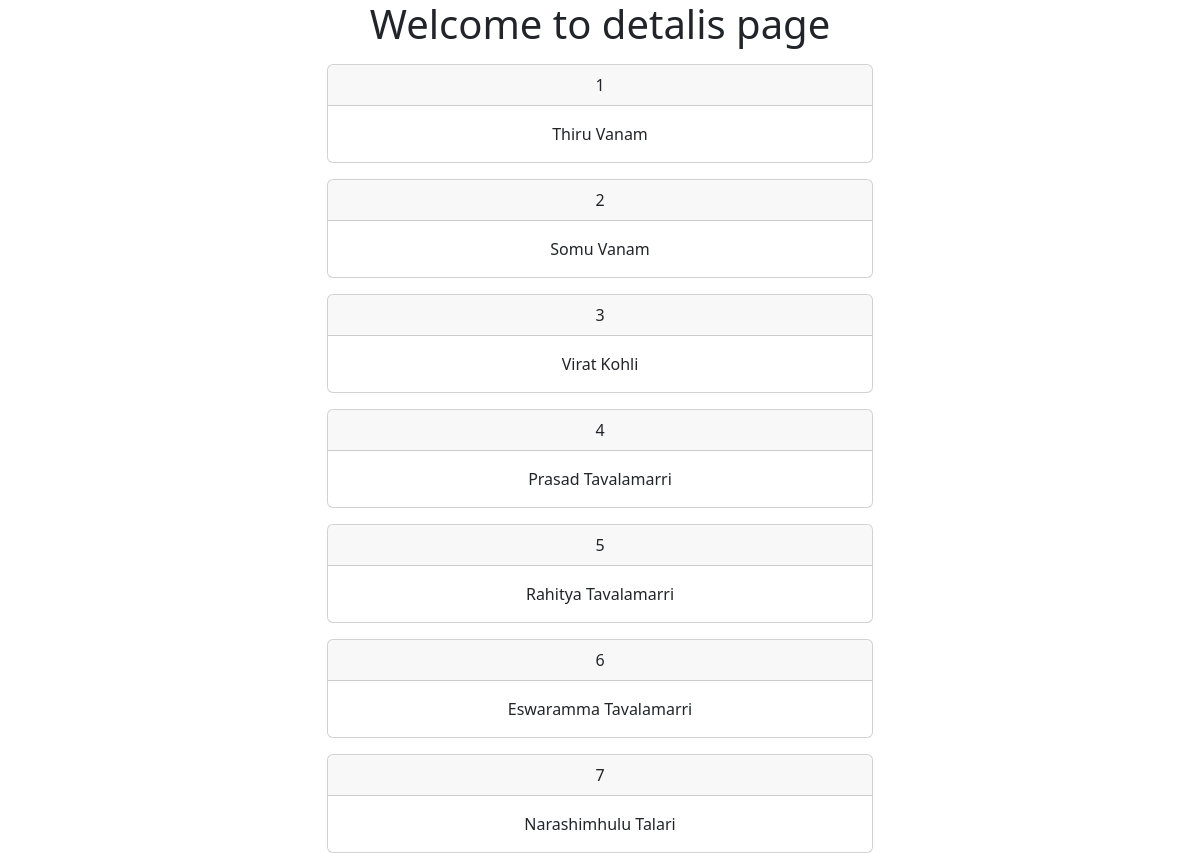
The app's page /pract/details/ with its own data.
### practice/models.py (models this page shows)
class Members(models.Model):
    first_name=models.CharField(max_length=255)
    last_name=models.CharField(max_length=255)

### practice/views.py (the view)
# urls.py: path('details/',views.showdetails,name='details'),
def showdetails(request):
    data=Members.objects.all().values()
    return render(request,'practice/details.html',{'data':data})

### practice/templates/practice/details.html (shortened to what this page needs)
{% load static %}
<!DOCTYPE html>
<html lang="en">
<head>
    <link href="https://cdn.jsdelivr.net/npm/bootstrap@5.3.2/dist/css/bootstrap.min.css" rel="stylesheet">
    <link rel="stylesheet" href="{% static 'css/style.css' %}">
</head>
<body>
    <div class="container">
        <div class="row justify-content-center text-center">
            <div class="col-md-6">
                <h1>Welcome to  detalis page</h1>
                {% for i in data %}
                    <div class="card mt-3">
                        <div class="card-header">{{i.id}}</div>
                        <div class="card-body">{{i.first_name}} {{i.last_name}}</div>
                    </div>
                {% endfor %}
            </div>
        </div>
    </div>
</body>
</html>

### records on screen
Members: id "1", first_name "Thiru", last_name "Vanam"
Members: id "2", first_name "Somu", last_name "Vanam"
Members: id "3", first_name "Virat", last_name "Kohli"
Members: id "4", first_name "Prasad", last_name "Tavalamarri"
Members: id "5", first_name "Rahitya", last_name "Tavalamarri"
Members: id "6", first_name "Eswaramma", last_name "Tavalamarri"
Members: id "7", first_name "Narashimhulu", last_name "Talari"
